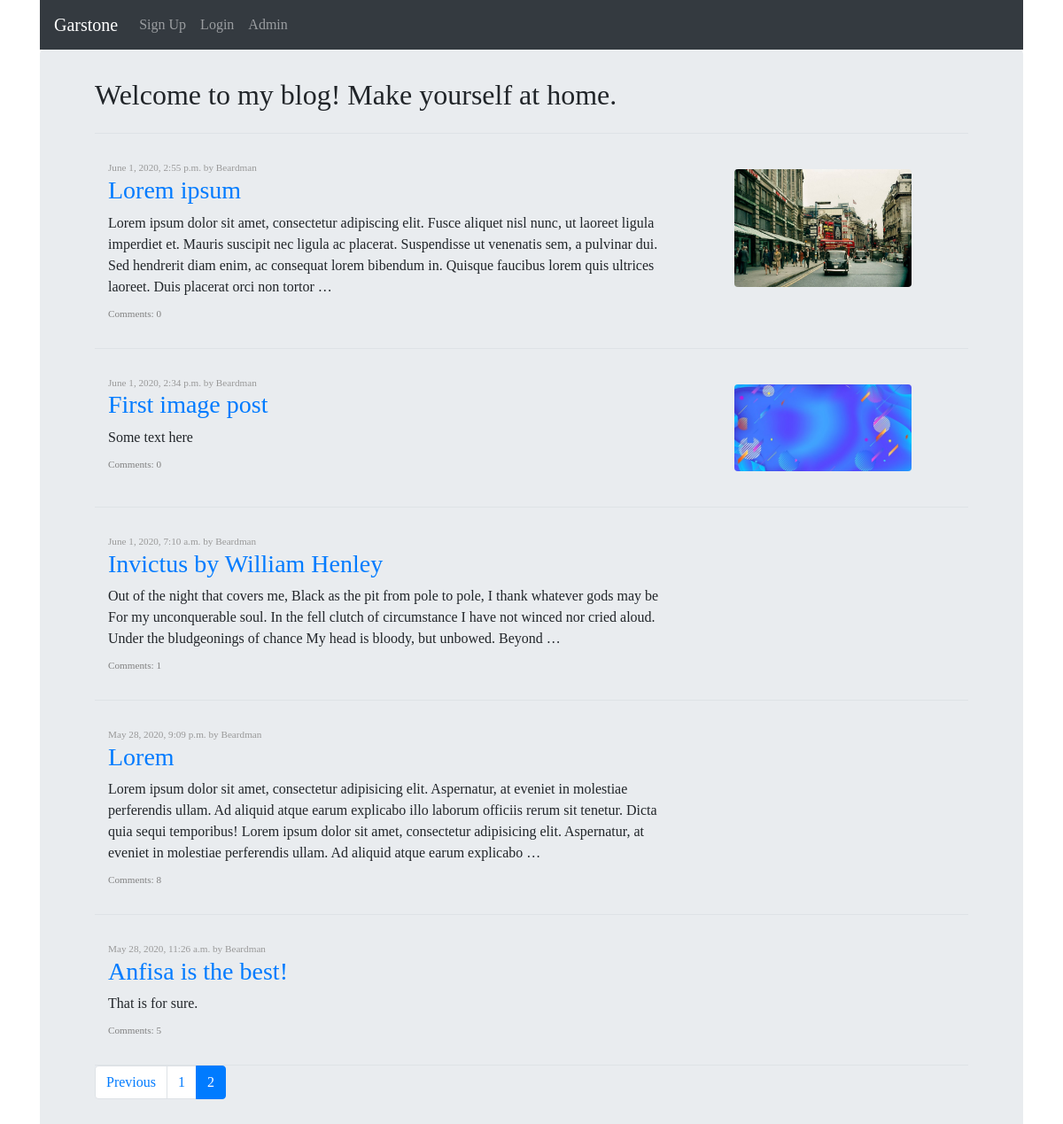
Screenshot of /?page=2 with the database file from the repository.
### blog/models.py (models this page shows, shortened)
class Post(models.Model):
    author = models.ForeignKey(User, on_delete=models.CASCADE, related_name='user_posts')
    title = models.CharField(max_length=100)
    text = models.CharField(max_length=65536)
    creation_date = models.DateTimeField(auto_now_add=True)
    image = models.ImageField(upload_to='attachments/', blank=True)

### blog/views.py (the view)
# urls.py: url(r'^$', MainPageView.as_view(), name='index'),
class MainPageView(View):
    @staticmethod
    def get(request, *args, **kwargs):
        all_posts = Post.objects.all().order_by('-creation_date')
        page = request.GET.get('page', 1)
        paginator = Paginator(all_posts, 5)
        try:
            posts = paginator.page(page)
        except PageNotAnInteger:
            posts = paginator.page(1)
        except EmptyPage:
            posts = paginator.page(paginator.num_pages)
        return render(request, 'index.html', context={'posts': posts})

### templates/index.html (shortened to what this page needs)
{% extends "base.html" %}
{% block content %}
    <div class="container">
        <h2 class="pb-4 border-bottom">Welcome to my blog! Make yourself at home.</h2>
        {% for post in posts %}
            <div class="container border-bottom blog-post">
                <div class="row">
                    <div class="container col-lg-8 col-md-7 col-sm-auto">
                        <div class="blog-post-meta">
                            {{ post.creation_date }} by {{ post.author }}
                        </div>
                        <a href="/posts/{{ post.id }}"> <h3>{{ post.title }}</h3></a>
                        {{ post.text|truncatewords:50 }}
                        <div class="blog-post-meta" style="margin-top: 10px">
                            <a id='comments_link' href="/posts/{{ post.id }}">Comments: {{ post.post_comments.count }}</a>
                        </div>
                    </div>
                    <div class="container col-lg-4 col-md-5 col-sm-auto text-center">
                        {% if post.image %}
                            <a href="/posts/{{ post.id }}"><img src="{{ MEDIA_URL }}{{ post.image}}" class="rounded center-block main-page-img"></a>
                        {% endif %}
                    </div>
                </div>
            </div>
        {% endfor %}
    {% if posts.has_other_pages %}
        <nav aria-label="...">
            <ul class="pagination">
                {% if posts.has_previous %}
                    <li class="page-item">
                        <a class="page-link" href="?page={{ posts.previous_page_number }}">Previous</a>
                    </li>
                {% endif %}
                {% for i in posts.paginator.page_range %}
                    {% if posts.number == i %}
                        <li class="page-item active" aria-current="page">
                            <span class="page-link">{{ i }}
                            </span>
                        </li>
                    {% else %}
                        <li class="page-item">
                            <a class="page-link" href="?page={{ i }}">{{ i }}</a>
                        </li>
                    {% endif %}
                {% endfor %}
            </ul>
        </nav>
    {% endif %}
    </div>
{% endblock %}

### static/basic.css (style rules this page uses)
body { font-family: 'Libre Baskerville', serif; }
.pb-4 { margin-bottom: 0px; }
.blog-post-meta { color: #999; font-size: 0.7em; }
.blog-post { padding-bottom: 30px; padding-top: 30px; }
.main-page-img { max-width: 200px; max-height: 200px; margin: 10px 0px; }
#comments_link { color: grey; }

### rows the page displays
Post: creation_date "June 1, 2020, 2:55 p.m.", author "Beardman", title "Lorem ipsum", text "Lorem ipsum dolor sit amet, consectetur adipiscing elit. Fusce aliquet nisl nunc, ut laoreet ligula imperdiet et. Mauris suscipit nec ligula ac placerat. Suspendisse ut venenatis sem, a pulvinar dui. Sed hendrerit diam enim, ac consequat lorem bibendum in. Quisque faucibus lorem quis ultrices laoreet. Duis placerat orci non tortor …", post_comments.count "0", image (picture)
Post: creation_date "June 1, 2020, 2:34 p.m.", author "Beardman", title "First image post", text "Some text here", post_comments.count "0", image (picture)
Post: creation_date "June 1, 2020, 7:10 a.m.", author "Beardman", title "Invictus by William Henley", text "Out of the night that covers me, Black as the pit from pole to pole, I thank whatever gods may be For my unconquerable soul. In the fell clutch of circumstance I have not winced nor cried aloud. Under the bludgeonings of chance My head is bloody, but unbowed. Beyond …", post_comments.count "1"
Post: creation_date "May 28, 2020, 9:09 p.m.", author "Beardman", title "Lorem", text "Lorem ipsum dolor sit amet, consectetur adipisicing elit. Aspernatur, at eveniet in molestiae perferendis ullam. Ad aliquid atque earum explicabo illo laborum officiis rerum sit tenetur. Dicta quia sequi temporibus! Lorem ipsum dolor sit amet, consectetur adipisicing elit. Aspernatur, at eveniet in molestiae perferendis ullam. Ad aliquid atque earum explicabo …", post_comments.count "8"
Post: creation_date "May 28, 2020, 11:26 a.m.", author "Beardman", title "Anfisa is the best!", text "That is for sure.", post_comments.count "5"

### other values shown
{{ i }} "1"
{{ i }} "2"
